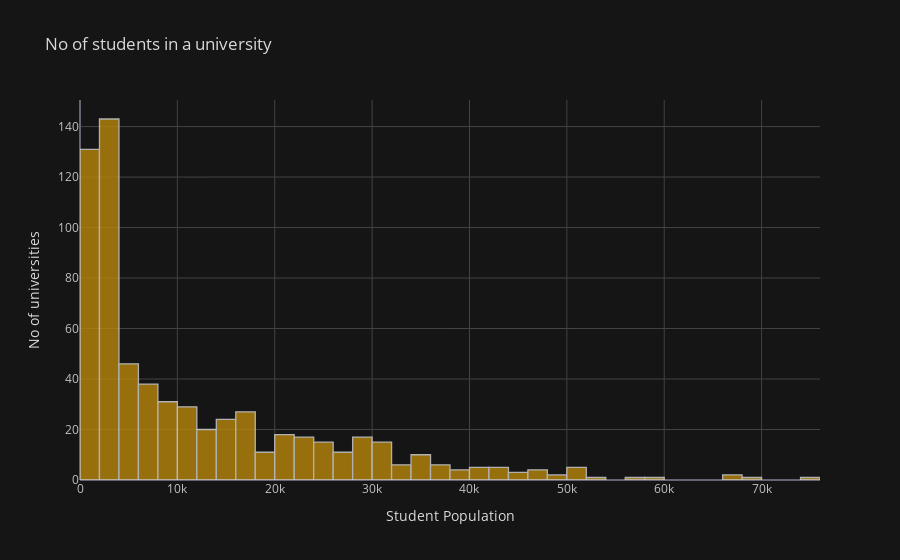

Notebook cell for this chart:
### Code cell
data['Student Population'].iplot(kind='hist',bins=50,theme='solar',color='darkgoldenrod',title='No of students in a university',xTitle='Student Population',yTitle='No of universities')

### Figure 1 — Plotly figure (JSON) as saved in the notebook; plotly's stock layout.template omitted (floating-point values rounded to 4 significant figures; data arrays with more than 128 entries replaced by an {"elided": "..."} marker saying what was removed)
{"data": [{"histfunc": "count", "histnorm": "", "marker": {"color": "rgba(184, 134, 11, 1.0)", "line": {"color": "#D9D9D9", "width": 1.3}}, "name": "Student Population", "nbinsx": 50, "opacity": 0.8, "orientation": "v", "type": "histogram", "x": {"elided": "650 int values"}}], "layout": {"barmode": "overlay", "legend": {"bgcolor": "#151516", "font": {"color": "#D9D9D9"}}, "paper_bgcolor": "#151516", "plot_bgcolor": "#151516", "title": {"font": {"color": "#D9D9D9"}, "text": "No of students in a university"}, "xaxis": {"gridcolor": "#434343", "showgrid": true, "tickfont": {"color": "#C2C2C2"}, "title": {"font": {"color": "#D9D9D9"}, "text": "Student Population"}, "zerolinecolor": "#666570", "type": "linear", "range": [-0.5, 76000.0], "autorange": true}, "yaxis": {"gridcolor": "#434343", "showgrid": true, "tickfont": {"color": "#C2C2C2"}, "title": {"font": {"color": "#D9D9D9"}, "text": "No of universities"}, "zerolinecolor": "#666570", "range": [0, 150.5], "autorange": true}, "autosize": true}}
